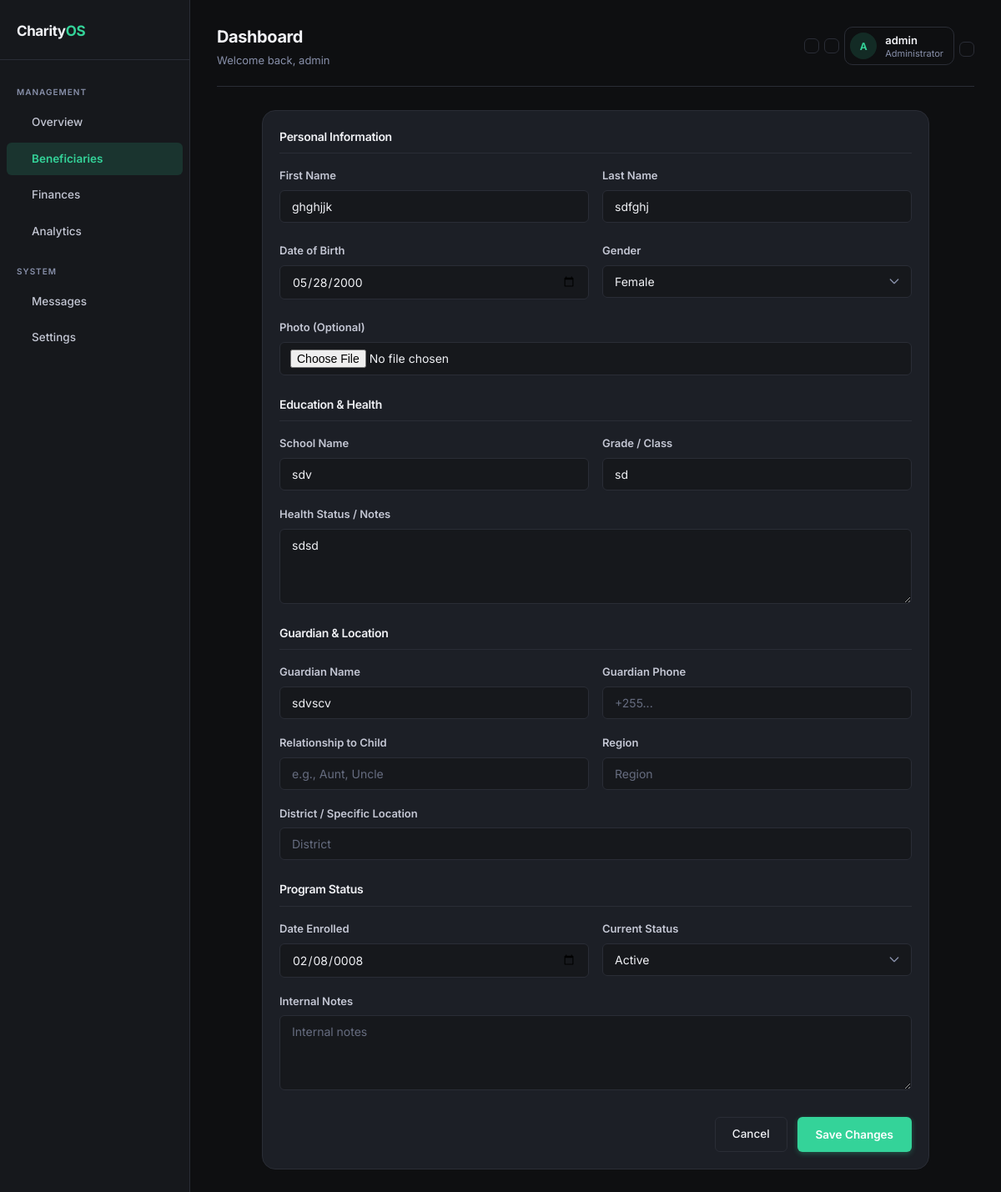
Page /beneficiaries/1/edit/ (signed in) on the committed database.
### apps/accounts/models.py (models this page shows, shortened)
class UserProfile(models.Model):
    ROLE_CHOICES = [
        ('admin', 'Administrator'),
        ('staff', 'Staff / Volunteer'),
        ('donor', 'Donor'),
    ]
    user = models.OneToOneField(
        User,
        on_delete=models.CASCADE,
        related_name='profile',
        help_text='The Django User this profile extends'
    )
    role = models.CharField(
        max_length=20,
        choices=ROLE_CHOICES,
        default='donor',
        help_text='Determines which dashboard and features the user can access'
    )
    phone = models.CharField(
        max_length=20,
        blank=True,
        help_text='Contact phone number (e.g., +255712345678)'
    )
    avatar = models.ImageField(
        upload_to='avatars/',
        blank=True,
        null=True,
        help_text='Profile picture'
    )
    created_at = models.DateTimeField(auto_now_add=True)
    updated_at = models.DateTimeField(auto_now=True)
    class Meta:
        indexes = [models.Index(fields=['role'])]
        verbose_name = 'User Profile'
        verbose_name_plural = 'User Profiles'
    @property
    def is_admin(self):
        return self.role == 'admin'

### apps/beneficiaries/models.py (models this page shows, shortened)
class Beneficiary(models.Model):
    STATUS_CHOICES = [
        ('active', 'Active'),
        ('inactive', 'Inactive'),
        ('graduated', 'Graduated'),
    ]
    GENDER_CHOICES = [
        ('male', 'Male'),
        ('female', 'Female'),
    ]
    beneficiary_code = models.CharField(
        max_length=20, unique=True, editable=False,
        help_text='Auto-generated code: BEN-YYYY-NNNN'
    )
    first_name = models.CharField(max_length=100)
    last_name = models.CharField(max_length=100)
    date_of_birth = models.DateField()
    gender = models.CharField(max_length=10, choices=GENDER_CHOICES)
    photo = models.ImageField(upload_to='beneficiaries/', blank=True, null=True)
    school_name = models.CharField(max_length=200, blank=True)
    school_grade = models.CharField(max_length=50, blank=True)
    health_status = models.TextField(
        blank=True,
        help_text='Current health conditions or notes'
    )
    guardian_name = models.CharField(max_length=200, blank=True)
    guardian_phone = models.CharField(max_length=20, blank=True)
    guardian_relationship = models.CharField(
        max_length=50, blank=True,
        help_text='e.g., Aunt, Uncle, Grandmother'
    )
    location_region = models.CharField(max_length=100, blank=True)
    location_district = models.CharField(max_length=100, blank=True)
    date_enrolled = models.DateField(help_text='Date beneficiary was enrolled in the program')
    status = models.CharField(max_length=20, choices=STATUS_CHOICES, default='active')
    notes = models.TextField(blank=True, help_text='Internal notes about this beneficiary')
    registered_by = models.ForeignKey(
        User, on_delete=models.SET_NULL, null=True,
        related_name='registered_beneficiaries',
        help_text='Staff member who registered this beneficiary'
    )
    created_at = models.DateTimeField(auto_now_add=True)
    updated_at = models.DateTimeField(auto_now=True)
    class Meta:
        verbose_name_plural = 'Beneficiaries'
        ordering = ['-date_enrolled']
        indexes = [
            models.Index(fields=['status']),
            models.Index(fields=['beneficiary_code']),
            models.Index(fields=['location_region']),
        ]
    def get_full_name(self):
        return f'{self.first_name} {self.last_name}'

### apps/beneficiaries/views.py (the view, shortened to what this page needs)
# urls.py: path('<int:pk>/edit/', views.BeneficiaryUpdateView.as_view(), name='edit'),
class BeneficiaryUpdateView(StaffRequiredMixin, SuccessMessageMixin, UpdateView):
    model = Beneficiary
    form_class = BeneficiaryForm
    template_name = 'beneficiaries/form.html'
    success_url = reverse_lazy('beneficiaries:list')
    success_message = 'Beneficiary profile updated successfully!'
    def get_context_data(self, **kwargs):
        ctx = super().get_context_data(**kwargs)
        ctx['page_title'] = f'Edit: {self.object.get_full_name()}'
        ctx['submit_text'] = 'Save Changes'
        return ctx

### apps/core/mixins.py (called while the page is built)
    def dispatch(self, request, *args, **kwargs):
        if not request.user.is_authenticated:
            return self.handle_no_permission()
        user_profile = getattr(request.user, 'profile', None)
        if user_profile and user_profile.role in self.allowed_roles:
            return super().dispatch(request, *args, **kwargs)
        if request.user.is_superuser:
            return super().dispatch(request, *args, **kwargs)
        raise PermissionDenied('You do not have permission to access this page.')

### apps/core/templatetags/charity_tags.py (called while the page is built)
@register.filter
def initials(user):
    if not user:
        return '??'
    first = getattr(user, 'first_name', '') or ''
    last = getattr(user, 'last_name', '') or ''
    if first and last:
        return f'{first[0]}{last[0]}'.upper()
    elif first:
        return first[:2].upper()
    elif hasattr(user, 'email') and user.email:
        return user.email[0].upper()
    return '??'

### templates/beneficiaries/form.html (shortened to what this page needs)
{% extends "base.html" %}
{% block content %}
<div class="panel" style="max-width: 800px; margin: 0 auto;">
    <form method="post" enctype="multipart/form-data">
        <h3 style="font-size: 14px; margin-bottom: 16px; border-bottom: 1px solid var(--border); padding-bottom: 8px;">Personal Information</h3>
        <div class="form-row">
            <div class="form-group">
                <label class="form-label">First Name</label>
                {{ form.first_name }}
            </div>
            <div class="form-group">
                <label class="form-label">Last Name</label>
                {{ form.last_name }}
            </div>
        </div>
        <div class="form-row">
            <div class="form-group">
                <label class="form-label">Date of Birth</label>
                {{ form.date_of_birth }}
            </div>
            <div class="form-group">
                <label class="form-label">Gender</label>
                {{ form.gender }}
            </div>
        </div>
        <div class="form-group">
            <label class="form-label">Photo (Optional)</label>
            {{ form.photo }}
        </div>
        <h3 style="font-size: 14px; margin: 24px 0 16px; border-bottom: 1px solid var(--border); padding-bottom: 8px;">Education & Health</h3>
        <div class="form-row">
            <div class="form-group">
                <label class="form-label">School Name</label>
                {{ form.school_name }}
            </div>
            <div class="form-group">
                <label class="form-label">Grade / Class</label>
                {{ form.school_grade }}
            </div>
        </div>
        <div class="form-group">
            <label class="form-label">Health Status / Notes</label>
            {{ form.health_status }}
        </div>
        <h3 style="font-size: 14px; margin: 24px 0 16px; border-bottom: 1px solid var(--border); padding-bottom: 8px;">Guardian & Location</h3>
        <div class="form-row">
            <div class="form-group">
                <label class="form-label">Guardian Name</label>
                {{ form.guardian_name }}
            </div>
            <div class="form-group">
                <label class="form-label">Guardian Phone</label>
                {{ form.guardian_phone }}
            </div>
        </div>
        <div class="form-row">
            <div class="form-group">
                <label class="form-label">Relationship to Child</label>
                {{ form.guardian_relationship }}
            </div>
            <div class="form-group">
                <label class="form-label">Region</label>
                {{ form.location_region }}
            </div>
        </div>
        <div class="form-group">
            <label class="form-label">District / Specific Location</label>
            {{ form.location_district }}
        </div>
        <h3 style="font-size: 14px; margin: 24px 0 16px; border-bottom: 1px solid var(--border); padding-bottom: 8px;">Program Status</h3>
        <div class="form-row">
            <div class="form-group">
                <label class="form-label">Date Enrolled</label>
                {{ form.date_enrolled }}
            </div>
            <div class="form-group">
                <label class="form-label">Current Status</label>
                {{ form.status }}
            </div>
        </div>
        <div class="form-group">
            <label class="form-label">Internal Notes</label>
            {{ form.notes }}
        </div>
        <div style="margin-top: 32px; display: flex; justify-content: flex-end; gap: 12px;">
            <a href="{% url 'beneficiaries:list' %}" class="btn-secondary">Cancel</a>
            <button type="submit" class="btn-primary">{{ submit_text }}</button>
        </div>
    </form>
</div>
{% endblock %}

### templates/components/topbar.html (shortened to what this page needs)
{% load charity_tags %}
<div class="topbar">
    <div>
        <h1 class="topbar-title">{% block page_title %}Dashboard{% endblock %}</h1>
        <div class="topbar-subtitle">{% block page_subtitle %}Welcome back, {{ user.first_name|default:user.username }}{% endblock %}</div>
    </div>
    <div class="topbar-right">
        <button id="theme-toggle" class="btn-icon" title="Toggle theme" onclick="CharityOS.toggleTheme()">
        </button>
        <a href="{% url 'communications:notifications' %}" class="btn-icon" title="Notifications" style="position:relative;">
        </a>
        <a href="{% url 'accounts:profile' %}" class="topbar-user">
            <div class="avatar avatar-green">{{ user|initials }}</div>
            <div class="topbar-user-info">
                <span class="topbar-user-name">{{ user.get_full_name|default:user.username }}</span>
                <span class="topbar-user-role">{{ user.profile.get_role_display|default:"User" }}</span>
            </div>
        </a>
        <form method="post" action="{% url 'accounts:logout' %}" style="display:inline;">
            <button type="submit" class="btn-icon" title="Logout">
            </button>
        </form>
    </div>
</div>

### static/css/base.css (style rules this page uses)
:root { --bg: #0e0f11; --surface: #16181c; --card: #1c1f26; --border: #2a2d36; --text: #f0f1f5; --text-secondary: #c4c7d4; --muted: #8890aa; --accent: #34d399; --accent-dim: rgba(52, 211, 153, 0.15); --accent2: #818cf8; --accent2-dim: rgba(129, 140, 248, 0.15); --danger: #f87171; --danger-dim: rgba(248, 113, 113, 0.12); --warn: #fbbf24; --warn-dim: rgba(251, 191, 36, 0.12); --success: #34d399; --success-dim: rgba(52, 211, 153, 0.12); --font: 'Inter', sans-serif; --font-mono: 'JetBrains Mono', monospace; --radius: 10px; --radius-sm: 6px; --radius-lg: 16px; --shadow: 0 2px 8px rgba(0, 0, 0, 0.35); --shadow-md: 0 4px 20px rgba(0, 0, 0, 0.5); }
*, *::before, *::after { box-sizing: border-box; margin: 0; padding: 0; }
html { font-size: 15px; }
body { background: var(--bg); color: var(--text); font-family: var(--font); line-height: 1.6; -webkit-font-smoothing: antialiased; transition: background 0.25s ease, color 0.25s ease; }
a { color: inherit; text-decoration: none; }
h1, h2, h3, h4 { color: var(--text); font-weight: 600; letter-spacing: -0.3px; }

### static/css/components/topbar.css (style rules this page uses)
.topbar { display: flex; align-items: center; justify-content: space-between; margin-bottom: 28px; padding-bottom: 20px; border-bottom: 1px solid var(--border); }
.topbar-title { font-size: 20px; font-weight: 700; letter-spacing: -0.4px; color: var(--text); }
.topbar-subtitle { font-size: 13px; color: var(--muted); margin-top: 2px; }
.topbar-right { display: flex; align-items: center; gap: 6px; }
.btn-icon { background: transparent; color: var(--muted); border: 1px solid var(--border); padding: 8px; border-radius: var(--radius-sm); cursor: pointer; display: inline-flex; align-items: center; justify-content: center; font-size: 17px; transition: all 0.15s; position: relative; }
.topbar-user { display: flex; align-items: center; gap: 10px; padding: 6px 12px 6px 6px; border: 1px solid var(--border); border-radius: var(--radius); cursor: pointer; transition: all 0.15s; text-decoration: none; }
.topbar-user-info { display: flex; flex-direction: column; }
.topbar-user-name { font-size: 13px; font-weight: 600; color: var(--text); line-height: 1.3; }
.topbar-user-role { font-size: 11px; color: var(--muted); text-transform: capitalize; line-height: 1.3; }

### static/css/components/badges.css (style rules this page uses)
.avatar { width: 32px; height: 32px; border-radius: 50%; display: flex; align-items: center; justify-content: center; font-size: 12px; font-weight: 700; flex-shrink: 0; }
.avatar-green { background: var(--accent-dim); color: var(--accent); }

### static/css/components/buttons.css (style rules this page uses)
button, .btn { font-family: var(--font); cursor: pointer; transition: all 0.18s ease; display: inline-flex; align-items: center; justify-content: center; gap: 7px; white-space: nowrap; }
.btn-primary { background: var(--accent); color: #fff; border: none; padding: 10px 22px; border-radius: var(--radius-sm); font-size: 13.5px; font-weight: 600; box-shadow: 0 2px 6px rgba(52, 211, 153, 0.3); }
.btn-secondary { background: transparent; color: var(--text); border: 1.5px solid var(--border); padding: 9px 20px; border-radius: var(--radius-sm); font-size: 13.5px; font-weight: 500; }

### static/css/components/forms.css (style rules this page uses)
.form-group { margin-bottom: 18px; }
.form-label { display: block; font-size: 13px; color: var(--text-secondary); margin-bottom: 7px; font-weight: 600; }
.form-input, input[type="text"].form-input, input[type="email"].form-input, input[type="number"].form-input, input[type="date"].form-input, input[type="password"].form-input, textarea.form-input, select.form-input { width: 100%; background: var(--surface); border: 1.5px solid var(--border); color: var(--text); padding: 10px 14px; border-radius: var(--radius-sm); font-family: var(--font); font-size: 14px; transition: border-color 0.2s, box-shadow 0.2s; display: block; }
.form-input::placeholder { color: var(--muted); opacity: 0.7; }
select.form-input { appearance: none; background-repeat: no-repeat; background-position: right 12px center; background-size: 16px; padding-right: 36px; cursor: pointer; }
select.form-input option { background: var(--surface); color: var(--text); }
textarea.form-input { resize: vertical; min-height: 90px; }
input[type="file"].form-input { padding: 8px 12px; cursor: pointer; }
.form-row { display: grid; grid-template-columns: 1fr 1fr; gap: 16px; }

### static/css/components/panels.css (style rules this page uses)
.panel { background: var(--card); border: 1px solid var(--border); border-radius: var(--radius-lg); padding: 20px; transition: background 0.25s, border-color 0.25s; }

### rows in the picture
Beneficiary: first_name "ghghjjk", last_name "sdfghj", date_of_birth "05/28/2000", gender "Female", school_name "sdv", school_grade "sd", health_status "sdsd", guardian_name "sdvscv", date_enrolled "02/08/0008", status "Active"

### other values in the picture
{{ user.first_name|default:user.username }} "admin"
{{ user|initials }} "A"
{{ user.get_full_name|default:user.username }} "admin"
{{ user.profile.get_role_display|default:"User" }} "Administrator"
{{ submit_text }} "Save Changes"
